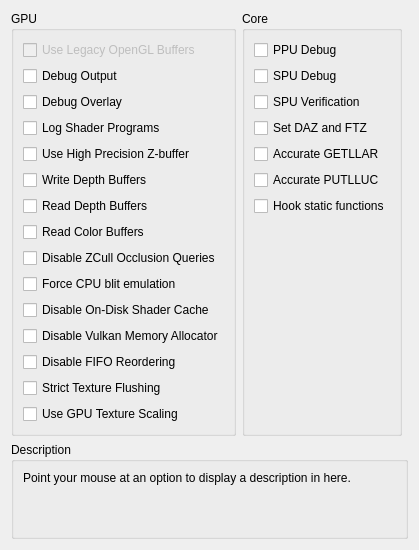
     <widget class="QWidget" name="debugTab">
      <attribute name="title">
       <string>Debug</string>
      </attribute>
      <layout class="QVBoxLayout" name="verticalLayout_53">
       <item>
        <layout class="QHBoxLayout" name="horizontalLayout_21" stretch="1,1,1">
         <item>
          <widget class="QGroupBox" name="gb_debug_gpu">
           <property name="enabled">
            <bool>true</bool>
           </property>
           <property name="title">
            <string>GPU</string>
           </property>
           <property name="alignment">
            <set>Qt::AlignLeading|Qt::AlignLeft|Qt::AlignTop</set>
           </property>
           <layout class="QVBoxLayout" name="verticalLayout_17">
            <item alignment="Qt::AlignTop">
             <widget class="QCheckBox" name="glLegacyBuffers">
              <property name="enabled">
               <bool>false</bool>
              </property>
              <property name="text">
               <string>Use Legacy OpenGL Buffers</string>
              </property>
             </widget>
            </item>
            <item alignment="Qt::AlignTop">
             <widget class="QCheckBox" name="debugOutput">
              <property name="text">
               <string>Debug Output</string>
              </property>
             </widget>
            </item>
            <item>
             <widget class="QCheckBox" name="debugOverlay">
              <property name="text">
               <string>Debug Overlay</string>
              </property>
             </widget>
            </item>
            <item>
             <widget class="QCheckBox" name="logProg">
              <property name="text">
               <string>Log Shader Programs</string>
              </property>
             </widget>
            </item>
            <item alignment="Qt::AlignTop">
             <widget class="QCheckBox" name="forceHighpZ">
              <property name="text">
               <string>Use High Precision Z-buffer</string>
              </property>
             </widget>
            </item>
            <item>
             <widget class="QCheckBox" name="dumpDepth">
              <property name="text">
               <string>Write Depth Buffers</string>
              </property>
             </widget>
            </item>
            <item>
             <widget class="QCheckBox" name="readDepth">
              <property name="text">
               <string>Read Depth Buffers</string>
              </property>
             </widget>
            </item>
            <item>
             <widget class="QCheckBox" name="readColor">
              <property name="text">
               <string>Read Color Buffers</string>
              </property>
             </widget>
            </item>
            <item>
             <widget class="QCheckBox" name="disableHwOcclusionQueries">
              <property name="text">
               <string>Disable ZCull Occlusion Queries</string>
              </property>
             </widget>
            </item>
            <item>
             <widget class="QCheckBox" name="forceCpuBlitEmulation">
              <property name="text">
               <string>Force CPU blit emulation</string>
              </property>
             </widget>
            </item>
            <item>
             <widget class="QCheckBox" name="disableOnDiskShaderCache">
              <property name="text">
               <string>Disable On-Disk Shader Cache</string>
              </property>
             </widget>
            </item>
            <item>
             <widget class="QCheckBox" name="disableVulkanMemAllocator">
              <property name="text">
               <string>Disable Vulkan Memory Allocator</string>
              </property>
             </widget>
            </item>
            <item>
             <widget class="QCheckBox" name="disableFIFOReordering">
              <property name="text">
               <string>Disable FIFO Reordering</string>
              </property>
             </widget>
            </item>
            <item>
             <widget class="QCheckBox" name="strictTextureFlushing">
              <property name="text">
               <string>Strict Texture Flushing</string>
              </property>
             </widget>
            </item>
            <item>
             <widget class="QCheckBox" name="gpuTextureScaling">
              <property name="text">
               <string>Use GPU Texture Scaling</string>
              </property>
             </widget>
            </item>
           </layout>
          </widget>
         </item>
         <item>
          <widget class="QGroupBox" name="groupBox_7">
           <property name="title">
            <string>Core</string>
           </property>
           <layout class="QVBoxLayout" name="verticalLayout_44">
            <item>
             <widget class="QCheckBox" name="ppuDebug">
              <property name="text">
               <string>PPU Debug</string>
              </property>
             </widget>
            </item>
            <item>
             <widget class="QCheckBox" name="spuDebug">
              <property name="text">
               <string>SPU Debug</string>
              </property>
             </widget>
            </item>
            <item>
             <widget class="QCheckBox" name="spuVerification">
              <property name="text">
               <string>SPU Verification</string>
              </property>
             </widget>
            </item>
            <item>
             <widget class="QCheckBox" name="setDAZandFTZ">
              <property name="text">
               <string>Set DAZ and FTZ</string>
              </property>
             </widget>
            </item>
            <item>
             <widget class="QCheckBox" name="accurateGETLLAR">
              <property name="text">
               <string>Accurate GETLLAR</string>
              </property>
             </widget>
            </item>
            <item>
             <widget class="QCheckBox" name="accuratePUTLLUC">
              <property name="text">
               <string>Accurate PUTLLUC</string>
              </property>
             </widget>
            </item>
            <item>
             <widget class="QCheckBox" name="hookStFunc">
              <property name="text">
               <string>Hook static functions</string>
              </property>
             </widget>
            </item>
            <item>
             <spacer name="verticalSpacer">
              <property name="orientation">
               <enum>Qt::Vertical</enum>
              </property>
              <property name="sizeHint" stdset="0">
               <size>
                <width>0</width>
                <height>0</height>
               </size>
              </property>
             </spacer>
            </item>
           </layout>
          </widget>
         </item>
         <item>
          <widget class="QWidget" name="widget_11" native="true"/>
         </item>
        </layout>
       </item>
       <item>
        <spacer name="verticalSpacer_10">
         <property name="orientation">
          <enum>Qt::Vertical</enum>
         </property>
         <property name="sizeHint" stdset="0">
          <size>
           <width>0</width>
           <height>0</height>
          </size>
         </property>
        </spacer>
       </item>
       <item>
        <widget class="QGroupBox" name="groupBox_63">
         <property name="title">
          <string>Description</string>
         </property>
         <layout class="QVBoxLayout" name="verticalLayout_52">
          <item>
           <widget class="QLabel" name="description_debug">
            <property name="text">
             <string>Point your mouse at an option to display a description in here.


</string>
            </property>
            <property name="textFormat">
             <enum>Qt::PlainText</enum>
            </property>
            <property name="alignment">
             <set>Qt::AlignLeading|Qt::AlignLeft|Qt::AlignTop</set>
            </property>
            <property name="wordWrap">
             <bool>true</bool>
            </property>
           </widget>
          </item>
         </layout>
        </widget>
       </item>
      </layout>
     </widget>
